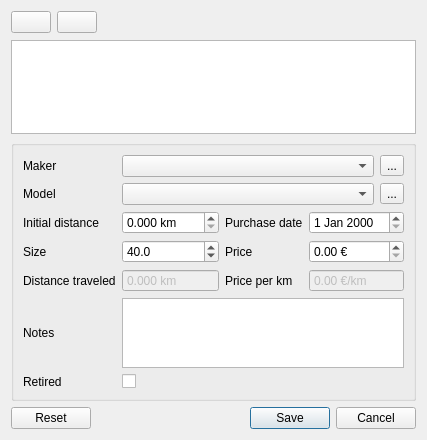
<ui version="4.0" >
 <class>ShoeView</class>
 <widget class="QDialog" name="ShoeView" >
  <property name="windowModality" >
   <enum>Qt::ApplicationModal</enum>
  </property>
  <property name="geometry" >
   <rect>
    <x>0</x>
    <y>0</y>
    <width>400</width>
    <height>440</height>
   </rect>
  </property>
  <property name="windowTitle" >
   <string>Edit a shoe</string>
  </property>
  <layout class="QVBoxLayout" name="verticalLayout" >
   <item>
    <layout class="QHBoxLayout" name="horizontalLayout" >
     <item>
      <widget class="QPushButton" name="addPushButton" >
       <property name="icon" >
        <iconset>
         <normaloff>:table_add</normaloff>:table_add</iconset>
       </property>
      </widget>
     </item>
     <item>
      <widget class="QPushButton" name="removePushButton" >
       <property name="text" >
        <string/>
       </property>
       <property name="icon" >
        <iconset>
         <normaloff>:table_delete</normaloff>:table_delete</iconset>
       </property>
      </widget>
     </item>
     <item>
      <spacer name="horizontalSpacer" >
       <property name="orientation" >
        <enum>Qt::Horizontal</enum>
       </property>
       <property name="sizeHint" stdset="0" >
        <size>
         <width>88</width>
         <height>23</height>
        </size>
       </property>
      </spacer>
     </item>
    </layout>
   </item>
   <item>
    <widget class="QTableView" name="tableView" >
     <property name="sizePolicy" >
      <sizepolicy vsizetype="Expanding" hsizetype="Expanding" >
       <horstretch>0</horstretch>
       <verstretch>1</verstretch>
      </sizepolicy>
     </property>
     <property name="editTriggers" >
      <set>QAbstractItemView::NoEditTriggers</set>
     </property>
     <property name="selectionMode" >
      <enum>QAbstractItemView::SingleSelection</enum>
     </property>
     <property name="selectionBehavior" >
      <enum>QAbstractItemView::SelectRows</enum>
     </property>
     <property name="cornerButtonEnabled" >
      <bool>false</bool>
     </property>
    </widget>
   </item>
   <item>
    <widget class="QGroupBox" name="groupBox" >
     <property name="sizePolicy" >
      <sizepolicy vsizetype="Preferred" hsizetype="Preferred" >
       <horstretch>0</horstretch>
       <verstretch>1</verstretch>
      </sizepolicy>
     </property>
     <property name="title" >
      <string/>
     </property>
     <layout class="QGridLayout" name="gridLayout" >
      <item row="0" column="0" >
       <widget class="QLabel" name="label_4" >
        <property name="text" >
         <string>Maker</string>
        </property>
        <property name="buddy" >
         <cstring>shoeMakerComboBox</cstring>
        </property>
       </widget>
      </item>
      <item row="0" column="1" colspan="3" >
       <layout class="QHBoxLayout" name="horizontalLayout_3" >
        <item>
         <widget class="QComboBox" name="shoeMakerComboBox" />
        </item>
        <item>
         <widget class="QToolButton" name="shoeMakerToolButton" >
          <property name="text" >
           <string>...</string>
          </property>
         </widget>
        </item>
       </layout>
      </item>
      <item row="1" column="0" >
       <widget class="QLabel" name="label_5" >
        <property name="text" >
         <string>Model</string>
        </property>
        <property name="buddy" >
         <cstring>shoeModelComboBox</cstring>
        </property>
       </widget>
      </item>
      <item row="1" column="1" colspan="3" >
       <layout class="QHBoxLayout" name="horizontalLayout_4" >
        <item>
         <widget class="QComboBox" name="shoeModelComboBox" />
        </item>
        <item>
         <widget class="QToolButton" name="shoeModelToolButton" >
          <property name="text" >
           <string>...</string>
          </property>
         </widget>
        </item>
       </layout>
      </item>
      <item row="2" column="0" >
       <widget class="QLabel" name="label_7" >
        <property name="text" >
         <string>Initial distance</string>
        </property>
        <property name="buddy" >
         <cstring>initialDistanceDoubleSpinBox</cstring>
        </property>
       </widget>
      </item>
      <item row="2" column="1" >
       <widget class="QDoubleSpinBox" name="initialDistanceDoubleSpinBox" >
        <property name="sizePolicy" >
         <sizepolicy vsizetype="Fixed" hsizetype="Minimum" >
          <horstretch>1</horstretch>
          <verstretch>0</verstretch>
         </sizepolicy>
        </property>
        <property name="suffix" >
         <string> km</string>
        </property>
        <property name="decimals" >
         <number>3</number>
        </property>
        <property name="maximum" >
         <double>9999.989999999999782</double>
        </property>
       </widget>
      </item>
      <item row="2" column="2" >
       <widget class="QLabel" name="label_8" >
        <property name="text" >
         <string>Purchase date</string>
        </property>
        <property name="buddy" >
         <cstring>purchaseDateDateEdit</cstring>
        </property>
       </widget>
      </item>
      <item row="2" column="3" >
       <widget class="QDateEdit" name="purchaseDateDateEdit" >
        <property name="sizePolicy" >
         <sizepolicy vsizetype="Fixed" hsizetype="Minimum" >
          <horstretch>1</horstretch>
          <verstretch>0</verstretch>
         </sizepolicy>
        </property>
       </widget>
      </item>
      <item row="3" column="0" >
       <widget class="QLabel" name="label_9" >
        <property name="text" >
         <string>Size</string>
        </property>
        <property name="buddy" >
         <cstring>sizeDoubleSpinBox</cstring>
        </property>
       </widget>
      </item>
      <item row="3" column="1" >
       <widget class="QDoubleSpinBox" name="sizeDoubleSpinBox" >
        <property name="decimals" >
         <number>1</number>
        </property>
        <property name="minimum" >
         <double>0.000000000000000</double>
        </property>
        <property name="maximum" >
         <double>99.000000000000000</double>
        </property>
        <property name="singleStep" >
         <double>0.500000000000000</double>
        </property>
        <property name="value" >
         <double>40.000000000000000</double>
        </property>
       </widget>
      </item>
      <item row="3" column="2" >
       <widget class="QLabel" name="label_10" >
        <property name="text" >
         <string>Price</string>
        </property>
        <property name="buddy" >
         <cstring>priceDoubleSpinBox</cstring>
        </property>
       </widget>
      </item>
      <item row="3" column="3" >
       <widget class="QDoubleSpinBox" name="priceDoubleSpinBox" >
        <property name="suffix" >
         <string> €</string>
        </property>
        <property name="maximum" >
         <double>999.990000000000009</double>
        </property>
       </widget>
      </item>
      <item row="4" column="0" >
       <widget class="QLabel" name="label_11" >
        <property name="text" >
         <string>Distance traveled</string>
        </property>
        <property name="buddy" >
         <cstring>distanceDoubleSpinBox</cstring>
        </property>
       </widget>
      </item>
      <item row="4" column="1" >
       <widget class="QDoubleSpinBox" name="distanceDoubleSpinBox" >
        <property name="enabled" >
         <bool>false</bool>
        </property>
        <property name="buttonSymbols" >
         <enum>QAbstractSpinBox::NoButtons</enum>
        </property>
        <property name="suffix" >
         <string> km</string>
        </property>
        <property name="decimals" >
         <number>3</number>
        </property>
        <property name="maximum" >
         <double>9999.989999999999782</double>
        </property>
       </widget>
      </item>
      <item row="4" column="2" >
       <widget class="QLabel" name="label_12" >
        <property name="text" >
         <string>Price per km</string>
        </property>
        <property name="buddy" >
         <cstring>pricePerDistanceDoubleSpinBox</cstring>
        </property>
       </widget>
      </item>
      <item row="5" column="0" >
       <widget class="QLabel" name="label_6" >
        <property name="text" >
         <string>Notes</string>
        </property>
        <property name="buddy" >
         <cstring>notesPlainTextEdit</cstring>
        </property>
       </widget>
      </item>
      <item row="5" column="1" colspan="3" >
       <widget class="QPlainTextEdit" name="notesPlainTextEdit" />
      </item>
      <item row="4" column="3" >
       <widget class="QDoubleSpinBox" name="pricePerDistanceDoubleSpinBox" >
        <property name="enabled" >
         <bool>false</bool>
        </property>
        <property name="buttonSymbols" >
         <enum>QAbstractSpinBox::NoButtons</enum>
        </property>
        <property name="suffix" >
         <string> €/km</string>
        </property>
        <property name="maximum" >
         <double>999.990000000000009</double>
        </property>
       </widget>
      </item>
      <item row="6" column="0" >
       <widget class="QLabel" name="label_3" >
        <property name="text" >
         <string>Retired</string>
        </property>
       </widget>
      </item>
      <item row="6" column="1" >
       <widget class="QCheckBox" name="retiredCheckBox" >
        <property name="text" >
         <string/>
        </property>
       </widget>
      </item>
     </layout>
    </widget>
   </item>
   <item>
    <layout class="QHBoxLayout" name="horizontalLayout_2" >
     <item>
      <widget class="QPushButton" name="resetPushButton" >
       <property name="text" >
        <string>Reset</string>
       </property>
       <property name="icon" >
        <iconset>
         <normaloff>:reset</normaloff>:reset</iconset>
       </property>
      </widget>
     </item>
     <item>
      <spacer name="horizontalSpacer_2" >
       <property name="orientation" >
        <enum>Qt::Horizontal</enum>
       </property>
       <property name="sizeHint" stdset="0" >
        <size>
         <width>40</width>
         <height>20</height>
        </size>
       </property>
      </spacer>
     </item>
     <item>
      <widget class="QPushButton" name="savePushButton" >
       <property name="text" >
        <string>Save</string>
       </property>
       <property name="icon" >
        <iconset>
         <normaloff>:save</normaloff>:save</iconset>
       </property>
       <property name="default" >
        <bool>true</bool>
       </property>
      </widget>
     </item>
     <item>
      <widget class="QPushButton" name="cancelPushButton" >
       <property name="text" >
        <string>Cancel</string>
       </property>
       <property name="icon" >
        <iconset>
         <normaloff>:cancel</normaloff>:cancel</iconset>
       </property>
      </widget>
     </item>
    </layout>
   </item>
  </layout>
 </widget>
 <resources>
  <include location="../../../resources/application.qrc" />
 </resources>
 <connections/>
</ui>
